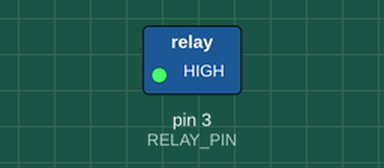
Recording of a sketch running on a simulated Arduino Uno, built with avr-gcc and run on an emulated ATmega328P. On the bench: switched loads named in the sketch (green lamp = pin HIGH). The local clock reads 2024-03-15 10:24:30 at power-on unless the sketch sets it; what the sketch prints to the serial monitor is not drawn.

Above: at 0.1 s.
Timing chart, 0 to 1.6 s (numbered marks = the images above):
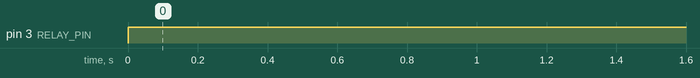

The sketch:

AURISCode.ino.ino
```cpp
#include <RTClib.h>
const char* ssid = "VVP";        // WIFI network SSID
const char* password = "virajvedang";       // WIFI network PASSWORD
int port=8000;                             // Virtuino default Server port
const char* serverIP = "192.168.1.150";    // The three first numbers have to be the same with the router IP
RTC_DS3231 rtc;

#define RELAY_PIN 3
#define SOIL_SENSOR_PIN A0
#define dry 600
#define good 500
#define wet 400

float V[32];  // Adjust the array size based on your needs
boolean debug = true;

float V0_lastValue = 0;

void setup() {
  Serial.begin(9600);
  pinMode(RELAY_PIN, OUTPUT);
  pinMode(SOIL_SENSOR_PIN, INPUT);
  rtc.begin();
}

void loop() {
  int sensorValue = analogRead(SOIL_SENSOR_PIN);

  if (sensorValue > 500) {
    digitalWrite(RELAY_PIN, HIGH);
    Serial.println("Pump ON! Soil is dry");
    delay(2000);
  } else {
    digitalWrite(RELAY_PIN, LOW);
    Serial.println("Pump OFF! Soil is good");
    delay(2000);
  }

  if (V[0] != V0_lastValue) {
    Serial.println("V0=" + String(V[0]));
    V0_lastValue = V[0];

    int sensorValue = analogRead(SOIL_SENSOR_PIN);
    V[1] = sensorValue;
  }

  int moisturePercentage = map(sensorValue, wet, dry, 0, 100);
  DateTime now = rtc.now();
  int timeNow = now.hour() * 60 + now.minute();
  int plannedPumpTime = 16 * 60 + 30;  // 4:30 PM in minutes
  int pumpDuration = 40;               // 40 seconds
  int checkInterval = 60 * 1000;       // 1 minute in milliseconds

  if (timeNow >= plannedPumpTime) {
    digitalWrite(RELAY_PIN, HIGH);
    Serial.println("Pump ON! Scheduled irrigation.");
    delay(pumpDuration * 1000);
    digitalWrite(RELAY_PIN, LOW);
    Serial.println("Pump OFF! Scheduled irrigation complete.");
  }

  delay(checkInterval);
}
```

Measured:
- by itself, pin 3 (RELAY_PIN): LOW → HIGH at 0.00 s
